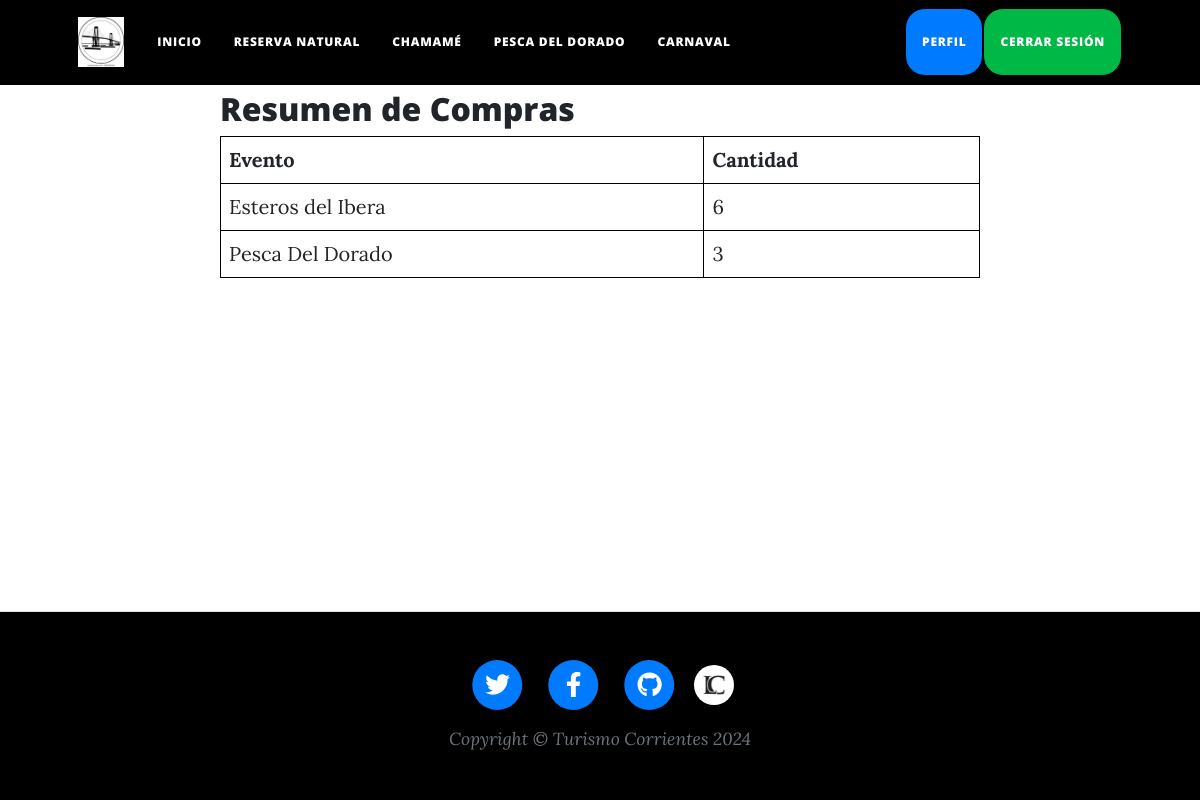
The page /resumenCompras/ (signed in) on the database its author committed.
### AppFinal/models.py (models this page shows, shortened)
class Evento(models.Model):
    nombre = models.CharField(max_length=100)
    fecha = models.DateField()
    precio = models.DecimalField(max_digits=10, decimal_places=2)

### AppFinal/views.py (the view)
# urls.py: path('resumenCompras/', resumenCompras, name='resumenCompras'),
@login_required
def resumenCompras(request):
    if not request.user.is_authenticated:
        return redirect('loginUsuario')  # Redirige si el usuario no está autenticado
    compras = CompraEntrada.objects.filter(usuario=request.user)
    resumen = compras.values('evento__nombre').annotate(total_entradas=Sum('cantidad'))
    context = {'resumen': resumen}
    return render(request, 'resumenCompras.html', context)

### AppFinal/templates/resumenCompras.html
{% extends 'padre.html' %}
{% load static %}
{% block contenidoQueCambia %}
<div style="max-width: 800px; margin: 0 auto; padding: 20px;">
    <h2>Resumen de Compras</h2>
    {% if resumen %}
        <table style="width: 100%; border-collapse: collapse;">
            <thead>
                <tr>
                    <th style="border: 1px solid #000; padding: 8px;">Evento</th>
                    <th style="border: 1px solid #000; padding: 8px;">Cantidad</th>
                </tr>
            </thead>
            <tbody>
                {% for item in resumen %}
                    <tr>
                        <td style="border: 1px solid #000; padding: 8px;">{{ item.evento__nombre }}</td>
                        <td style="border: 1px solid #000; padding: 8px;">{{ item.total_entradas }}</td>
                    </tr>
                {% endfor %}
            </tbody>
        </table>
    {% else %}
        <p>No has realizado ninguna compra todavía.</p>
    {% endif %}
</div>
{% endblock %}

### AppFinal/templates/padre.html (style rules this page uses)
html, body { height: 100%; margin: 0; display: flex; flex-direction: column; }
body { padding-top: 70px; }

### rows shown on the page
Evento: evento__nombre "Esteros del Ibera", total_entradas "6"
Evento: evento__nombre "Pesca Del Dorado", total_entradas "3"
